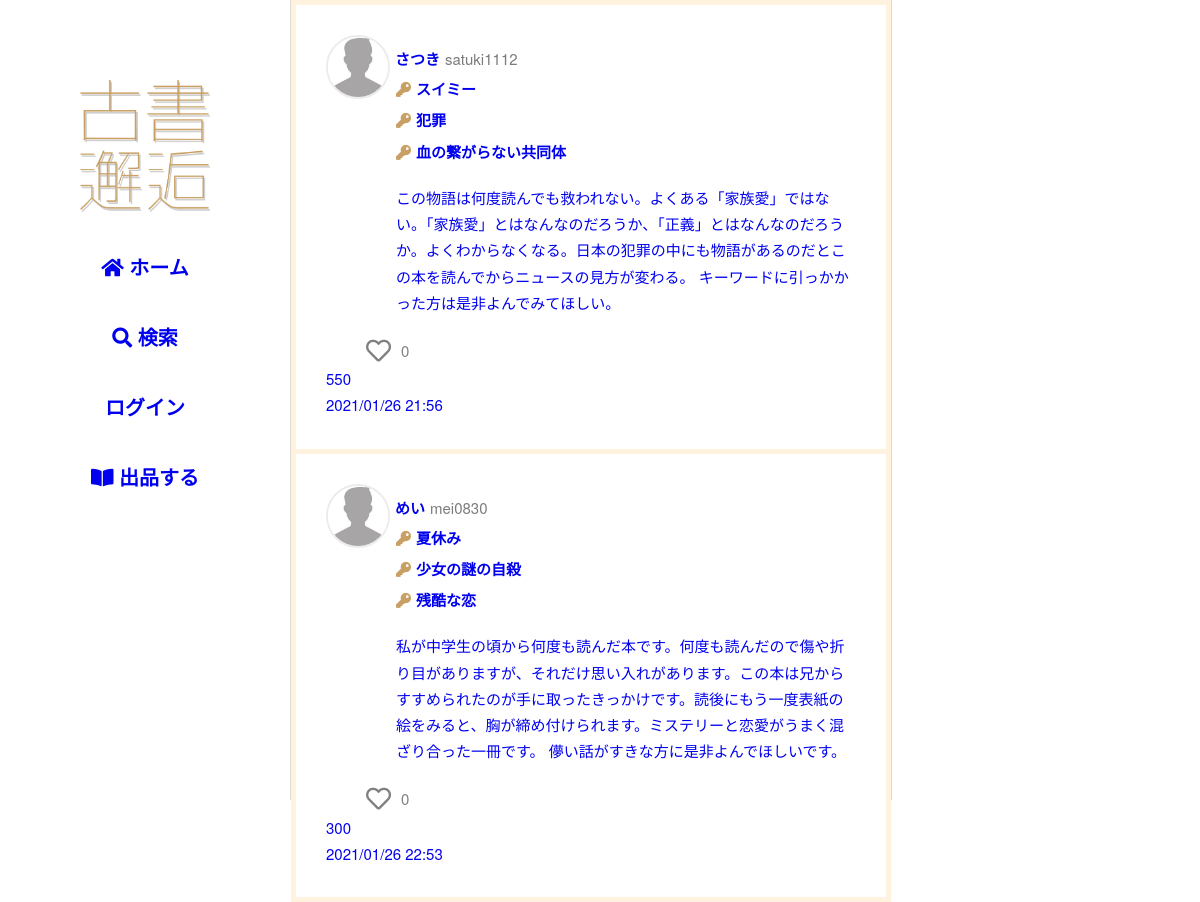
The page / on the database its author committed.
### flmapp/models/trade.py (models this page shows, shortened)
class Sell(db.Model):
    __tablename__ = 'Sell'
    __table_args__ = (CheckConstraint('update_at >= create_at'),)
    Sell_id = db.Column(db.Integer, primary_key=True)
    User_id = db.Column(db.Integer, db.ForeignKey('User.User_id'), nullable=False)
    sell_title = db.Column(db.String(255), nullable=False)
    key1 = db.Column(db.String(255), nullable=False)
    key2 = db.Column(db.String(255), nullable=False)
    key3 = db.Column(db.String(255), nullable=False)
    sell_comment = db.Column(db.Text, nullable=False)
    price = db.Column(db.Integer, nullable=False)
    item_picture_path = db.Column(db.Text, default='default.png', nullable=False)
    genre = db.Column(EnumType(enum_class=Genre), nullable=False)
    item_state = db.Column(EnumType(enum_class=Item_state), nullable=False)
    postage = db.Column(EnumType(enum_class=Postage), nullable=False)
    send_way = db.Column(EnumType(enum_class=Send_way), nullable=False)
    consignor = db.Column(db.String(64), nullable=False)
    schedule = db.Column(EnumType(enum_class=Schedule), nullable=False)
    remarks = db.Column(db.Text)
    deal_status = db.Column(EnumType(enum_class=Deal_status),default=Deal_status(1), nullable=False)
    sell_flg = db.Column(db.Boolean,default=True, nullable=False)
    is_active = db.Column(db.Boolean,default=True, nullable=False)
    has_sent = db.Column(db.Boolean,default=False, nullable=False)
    has_got = db.Column(db.Boolean,default=False, nullable=False)
    create_at = db.Column(db.DateTime,default=datetime.now, nullable=False)
    update_at = db.Column(db.DateTime,default=datetime.now, nullable=False)
    user = db.relationship('User', backref='sell', lazy='joined', uselist=False)

### flmapp/models/user.py (models this page shows, shortened)
class User(UserMixin, db.Model):
    __tablename__ = 'User'
    __table_args__ = (CheckConstraint('update_at >= create_at'),)
    User_id = db.Column(db.Integer, primary_key=True)
    user_code = db.Column(db.String(64), unique=True, index=True, nullable=False)
    username = db.Column(db.String(64), index=True, nullable=False)
    email = db.Column(db.String(64), unique=True, index=True, nullable=False)
    password_hash = db.Column(db.String(128), nullable=False)
    picture_path = db.Column(db.Text, default='default.jpeg', nullable=False)
    prof_comment = db.Column(db.Text)
    default_ShippingAddress_id = db.Column(db.Integer, db.ForeignKey('ShippingAddress.ShippingAddress_id'))
    default_pay_way = db.Column(db.Integer, default=1, nullable=False)
    default_Credit_id = db.Column(db.Integer, db.ForeignKey('Credit.Credit_id'))
    is_active = db.Column(db.Boolean, default=True, nullable=True)
    create_at = db.Column(db.DateTime, default=datetime.now, nullable=False)
    update_at = db.Column(db.DateTime, default=datetime.now, nullable=False)
    @property
    def password(self):
        raise AttributeError('パスワードは読み取り可能な属性ではありません。')

### flmapp/views/route.py (the view)
@bp.route('/')
def home():
    session.pop('pay_way', None)
    session.pop('Credit_id', None)
    session.pop('ShippingAddress_id', None)
    items = Sell.query.filter_by(sell_flg = True, is_active = True).all()
    liked_list = []
    for item in items:
        liked = Likes.liked_exists(item.Sell_id)
        if liked:
            liked_list.append(item.Sell_id)
    return render_template(
        'home.html',
        items=items,
        liked_list=liked_list
    )

### flmapp/models/enum_conf.py (called while the page is built)
    def process_result_value(self, value, dialect):
        if value is not None:
            if not isinstance(value, int):
                raise TypeError("value should have int type")
            return self.enum_class(value)

### flmapp/models/reaction.py (called while the page is built)
    @classmethod
    def liked_exists(cls, Sell_id):
        record = cls.query.filter(
                    and_(
                        cls.Sell_id == Sell_id,
                        cls.User_id == current_user.get_id()
                    )
                ).first()
        if record:
            return True
        else:
            return False

    @classmethod
    def select_likes_by_sell_id(cls, Sell_id):
        return cls.query.filter_by(Sell_id=Sell_id).all()

### flmapp/views/route.py (called while the page is built)
@bp.context_processor
def likes_count_processor():
    def likes_count(sell_id):
        all_likes = Likes.select_likes_by_sell_id(sell_id)
        return len(all_likes)
    return dict(likes_count=likes_count)

### flmapp/templates/home.html (shortened to what this page needs)
{% extends "base02.html" %}
{%block head %}
<link rel="stylesheet" href="{{ url_for('static', filename='css/home.css')}}">
{% endblock%}
{% block content %}
{% for item in items %}
    <article class="item-wrap">
        <a href="{{url_for('item.itemdata', item_id=item.Sell_id)}}">
            <object><a class="u-box" href="{{url_for('user.userdata', user_code=item.user.user_code)}}">
                <img class="u-icon" src="{{url_for('static', filename='user_image/' + item.user.picture_path)}}">
                <p class="u-name">{{ item.user.username }}</p>
                <p class="u-code">{{ item.user.user_code }}</p>
            </a></object>
            <div class="i-content-area">
                <div class="i-key">
                    <p><i class="fas fa-key"></i>{{ item.key1 }}</p>
                    <p><i class="fas fa-key"></i>{{ item.key2 }}</p>
                    <p><i class="fas fa-key"></i>{{ item.key3 }}</p>
                </div>
                <div class="i-comm"><p>{{ item.sell_comment }}</p></div>
            </div>
            {% include "like.html" %}
            <p>{{ item.price }}</p>
            <p>{{ item.create_at.strftime('%Y/%m/%d %H:%M') }}</p>
        </a>
    </article>
{% endfor %}
{% endblock %}

### flmapp/templates/base02.html (shortened to what this page needs)
<!DOCTYPE html>
<html lang="ja">
    <head>
        <link rel="stylesheet" href="https://use.fontawesome.com/releases/v5.15.1/css/all.css">
        <link rel="stylesheet" type="text/css" href="{{ url_for('static', filename='css/sanitize.css')}}">
        <link rel="stylesheet" type="text/css" href="{{ url_for('static', filename='css/global.css')}}">
        <link rel="stylesheet" type="text/css" href="{{ url_for('static', filename='css/kosho-flame.css')}}">
        <link rel="stylesheet" type="text/css" href="{{ url_for('static', filename='css/common2.css')}}">
        <link rel="stylesheet" href="{{ url_for('static', filename='css/login_required_modal.css')}}">
        <link rel="stylesheet" href="{{ url_for('static', filename='css/like.css')}}">
        {%block head %}{% endblock%}
    </head>
    <body>
        <div class="wrap">
            <header>
                <div class="h-wrap">
                    <h1><img src="{{ url_for('static', filename='images/logo.png')}}" alt="ロゴ"></h1>
                    <nav>
                        <ul>
                            <li><a href="{{url_for('route.home')}}">
                                <i class="fas fa-home"></i>
                                ホーム
                            </a></li>
                            <li><a href="{{url_for('route.home')}}">
                                <i class="fas fa-search"></i>
                                検索
                            </a></li>
                            {% if current_user.is_authenticated %}
                                <li>
                                    <input type="checkbox" id="check1" class="accordion-hidden">
                                    <label for="check1" class="accordion-open">
                                        <img class="u-icon" src="{{url_for('static', filename='user_image/' + current_user.picture_path)}}">
                                        マイページ
                                        <i class="fas fa-caret-down"></i>
                                    </label>
                                    <label for="check1" class="accordion-close">
                                        <a class="mp-a" href="{{url_for('mypage.mypagetop')}}">
                                            マイページトップ
                                        </a><br>
                                        <a class="mp-a" href="{{url_for('mypage.profile')}}">
                                            プロフィール情報
                                        </a><br>
                                        <a class="mp-a" href="{{url_for('mypage.identification')}}">
                                            本人情報
                                        </a><br>
                                        <a class="mp-a" href="{{url_for('mypage.shippingaddress')}}">
                                            配送先住所
                                        </a><br>
                                        <a class="mp-a" href="{{url_for('mypage.pay_way')}}">
                                            支払い方法
                                        </a><br>
                                        <a class="mp-a" href="{{url_for('mypage.mail_password')}}">
                                            メール・パスワード
                                        </a><br>
                                        <a class="mp-a" href="{{url_for('history.sell_on_display')}}">
                                            出品履歴
                                        </a><br>
                                        <a class="mp-a" href="{{url_for('history.buy_in_progress')}}">
                                            購入履歴
                                        </a><br>
                                        <a class="mp-a" href="{{url_for('mypage.logout')}}">
                                            ログアウト
                                        </a>
                                    </label>
                                </li>
                            {% else %}
                                <li><a href="{{url_for('auth.login')}}">
                                    ログイン
                                </a></li>
                            {% endif %}
                            <li><a href="{{url_for('sell.sell')}}">
                                <i class="fas fa-book-open"></i>
                                出品する
                            </a></li>
                        </ul>
                    </nav>
                </div>
            </header>
            <div class="container">
                {% block content %}
                {% endblock %}
            </div>
            <div class="r-content"></div>
        </div>
    </body>
</html>

### flmapp/templates/like.html (shortened to what this page needs)
<div class="like-wrap">
    <form method="POST" action="{{url_for('ajax.like_ajax')}}">
        {% if item.Sell_id in liked_list %}
            <button id="like" name="{{ item.Sell_id }}"><i class="fas fa-lg fa-heart like-btn"></i></button>
        {% else %}
            <button id="like" name="{{ item.Sell_id }}"><i class="far fa-lg fa-heart unlike-btn"></i></button>
        {% endif %}
    </form>
    <p name="{{ item.Sell_id }}-count" class="count">{{ likes_count(item.Sell_id) }}</p>
</div>

### flmapp/static/css/sanitize.css (style rules this page uses)
article, aside, details, figcaption, figure, footer, header, main, menu, nav, section, summary { display: block; }
html { box-sizing: border-box; cursor: default; font-family: sans-serif; line-height: 1.5; -ms-text-size-adjust: 100%; -webkit-text-size-adjust: 100%; }
body { margin: 0; }
h1 { font-size: 2em; margin: .67em 0; }
nav ol, nav ul { list-style: none; }
audio, canvas, iframe, img, svg, video { vertical-align: middle; }
img { border-style: none; }
a { background-color: transparent; -webkit-text-decoration-skip: objects; }
button, input { overflow: visible; }
button, select { text-transform: none; }
button, html [type="button"], [type="reset"], [type="submit"] { -webkit-appearance: button; }
a, area, button, input, label, select, textarea, [tabindex] { -ms-touch-action: manipulation; touch-action: manipulation; }

### flmapp/static/css/global.css (style rules this page uses)
* { margin: 0; padding: 0; outline: none; }
html { font-size: 62.5%; }
body { background-color: #FFF; color : #333333; font-family: "Helvetica Neue", Arial, "Hiragino Kaku Gothic ProN", "Hiragino Sans", Meiryo, sans-serif; }
h1 { margin: 0; }
p { margin: 0; font-size: 1.5rem; line-height: 1.75; }
a { text-decoration: none; display: inline-block; transition: color 0.5s; }
ul { list-style: none; }

### flmapp/static/css/kosho-flame.css (style rules this page uses)
button { margin: 0 20px; border: none; }

### flmapp/static/css/common2.css (style rules this page uses)
.wrap { display: flex; justify-content: space-between; }
header { position: sticky; top: 0; height: 100vh; flex-grow: 1; flex-shrink: 5; background-color: #FFF; padding: 80px; border-right: solid 1.5px #dedbd5; }
.container { flex-basis: 700px; background-color: #fff3e0; }
.r-content { position: sticky; top: 0; height: 100vh; flex-basis: 30%; background-color: #FFF; border-left: solid 1.5px #dedbd5; }
.h-wrap { display: flex; flex-direction: column; align-items: center; }
header h1 img { width: 130px; }
.h-wrap nav ul li { text-align: center; margin: 40px 0; }
.h-wrap nav ul li:not(.mp-a) { font-size: 2.0rem; font-weight: bold; }
.u-icon { width: 85px; border-radius: 50%; border: 2px solid #ececec; }

### flmapp/static/css/like.css (style rules this page uses)
.like-wrap { display: flex; align-items: center; }
.like-wrap button { background-color: transparent; border: none; cursor: pointer; outline: none; padding: 0; appearance: none; }
.like-wrap button i { display: flex; justify-content: center; align-items: center; }
.like-wrap p { color: #808080; margin-left: -10px; }
.unlike-btn { width: 25px; height: 30px; font-size: 25px; color: #808080; margin-left: 20px; }

### flmapp/static/css/home.css (style rules this page uses)
.item-wrap { background-color: #ffffff; margin: 5px; padding: 30px; }
.item-wrap p { font-size: 1.5rem; }
.u-box { display: flex; align-items: flex-start; }
.u-box p { margin-top: 11px; margin-left: 5px; }
.u-name { font-weight: bold; }
.u-code { color: #7b7b7b; }
.u-box .u-icon { width: 60px; }
.i-content-area { margin-top: -23px; margin-left: 70px; }
.i-key { font-size: 1.5rem; font-weight: bold; }
.i-key p { margin-bottom: 5px; }
.i-key i { margin-right: 5px; }
.i-key .fa-key { color: #C8A063; }
.i-comm p { margin: 20px 0px; }

### rows shown on the page
Sell: picture_path (placeholder picture), user.username "さつき", user.user_code "satuki1112", key1 "スイミー", key2 "犯罪", key3 "血の繋がらない共同体", sell_comment "この物語は何度読んでも救われない。よくある「家族愛」ではない。「家族愛」とはなんなのだろうか、「正義」とはなんなのだろうか。よくわからなくなる。日本の犯罪の中にも物語があるのだとこの本を読んでからニュースの見方が変わる。 キーワードに引っかかった方は是非よんでみてほしい。", likes_count "0", price "550", create_at "2021/01/26 21:56"
Sell: picture_path (placeholder picture), user.username "めい", user.user_code "mei0830", key1 "夏休み", key2 "少女の謎の自殺", key3 "残酷な恋", sell_comment "私が中学生の頃から何度も読んだ本です。何度も読んだので傷や折り目がありますが、それだけ思い入れがあります。この本は兄からすすめられたのが手に取ったきっかけです。読後にもう一度表紙の絵をみると、胸が締め付けられます。ミステリーと恋愛がうまく混ざり合った一冊です。 儚い話がすきな方に是非よんでほしいです。", likes_count "0", price "300", create_at "2021/01/26 22:53"
